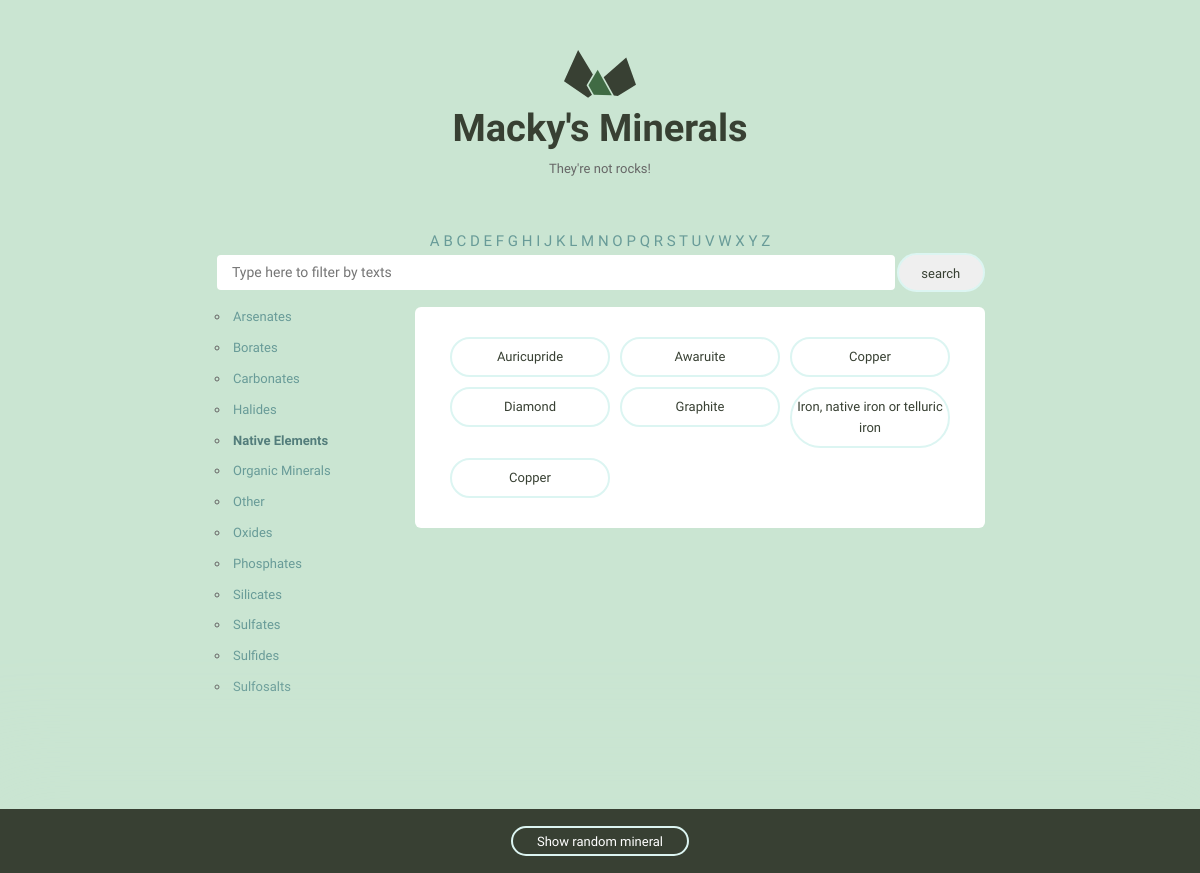
The page /?q_by_group=Native Elements on the database its author committed.
### website/models.py (models this page shows, shortened)
class Mineral(models.Model):
    name = models.CharField(max_length=255)
    image_filename = models.CharField(max_length=255)
    image_caption = models.TextField()
    category = models.CharField(max_length=255)
    formula = models.CharField(max_length=255)
    strunz_classification = models.CharField(max_length=255)
    crystal_system = models.CharField(max_length=255)
    unit_cell = models.CharField(max_length=255)
    color = models.CharField(max_length=10)
    crystal_symmetry = models.CharField(max_length=255)
    cleavage = models.CharField(max_length=255)
    mohs_scale_hardness = models.CharField(max_length=255)
    luster = models.CharField(max_length=255)
    streak = models.CharField(max_length=255)
    diaphaneity = models.CharField(max_length=255)
    optical_properties = models.CharField(max_length=255)
    refractive_index = models.CharField(max_length=255)
    crystal_habit = models.CharField(max_length=255)
    specific_gravity = models.CharField(max_length=255)
    group = models.CharField(max_length=255)

### website/views.py (the view)
# urls.py: url(r'^$', views.home_page, name="home"),
def home_page(request):
    alphabets = [chr(x) for x in range(97, 123)]
    group = Mineral.objects.order_by('group').values('group').distinct()
    q = request.GET.get('q', '')
    q_by_group = request.GET.get('q_by_group', '')
    if q:
        minerals = Mineral.objects.filter(name__istartswith=q)
    elif q_by_group:
        minerals = Mineral.objects.filter(group__iexact=q_by_group)
    else:
        try:
            minerals = Mineral.objects.all()
        except Mineral.DoesNotExist:
            minerals = []
    return render(request, 'website/home.html', {
        'minerals': minerals,
        'alphabets': alphabets,
        'group': group,
        'selected_group': q_by_group
        })

### website/templates/website/home.html
{% extends 'website/layout.html' %}
{% block precontent %}
    <div class="text-centered">
        {% for letter in alphabets %}
            <a href="?q={{ letter }}">{{ letter | upper }}</a>
        {% endfor %}
    </div>
    <form class="text-centered" method="GET" action="">
        <div style="display: flex;">
            <input type="text" name="q" style="flex-grow: grow;" placeholder="Type here to filter by texts">
            <input type="submit" value="search" class="minerals__anchor" style="width: 100px;">
        </div>
    </form>
{% endblock %}
{% block sidebar %}
    <ul>
        {% for item in group %}
            <li><a class="{% if selected_group == item.group %} selected {% endif %}" href="?q_by_group={{ item.group }}">{{ item.group }}</a></li>
        {% endfor %}
    </ul>
{% endblock %}
{% block content %}
    {% if minerals.count > 0 %}
        <ul class="minerals__container">
            {% for mineral in minerals %}
                <li class="minerals__item">
                    <a class="minerals__anchor" href="{% url 'mineral' mineral_pk=mineral.pk %}">{{ mineral.name }}</a>
                </li>
            {% endfor %}
        </ul>
    {% else %}
        <div class="minerals__container">
            No minerals found
        </div>
    {% endif %}
{% endblock %}

### assets/css/global.css (style rules this page uses)
html { font-family: sans-serif; -ms-text-size-adjust: 100%; -webkit-text-size-adjust: 100%; }
body { margin: 0; }
a { background-color: transparent; }
input { color: inherit; font: inherit; margin: 0; }
input[type="reset"], input[type="submit"] { -webkit-appearance: button; cursor: pointer; }
input { line-height: normal; }
html { font-size: 62.5%; }
body { background-color: #CAE5D2; font-size: 1.5em; line-height: 1.6; font-weight: 400; font-family: "Cousine"; color: #666; }
a { color: #689b98; text-decoration: none; -webkit-transition: color 0.2s; -moz-transition: color 0.2s; -ms-transition: color 0.2s; -o-transition: color 0.2s; transition: color 0.2s; }
input[type="text"] { background: #fff; width: 100%; color: #666; border-radius: 6px; border: 2px solid #CAE5D2; padding: 9px 15px 10px 15px; margin-bottom: 15px; outline: none; box-sizing: border-box; font-size: 1.4rem; font-family: "Work Sans", sans-serif; -webkit-appearance: none; -moz-appearance: none; appearance: none; -webkit-transition: 0.2s; -moz-transition: 0.2s; -ms-transition: 0.2s; -o-transition: 0.2s; transition: 0.2s; }
ul { list-style: circle inside; padding-left: 0; margin-top: 0; }
li { margin-bottom: 1rem; font-size: 1.3rem; }
input { margin-bottom: 1.5rem; }
table, p, ul { margin-bottom: 2.5rem; }
.text-centered { text-align: center; }
.minerals__container { background-color: #fff; border-radius: 6px; list-style: none; padding: 30px 30px 20px 30px; display: flex; flex-wrap: wrap; }
.minerals__container .minerals__anchor { margin: 0 5px; }
@media (min-width: 640px) { .minerals__container li { width: calc(100%/3); } }
.minerals__anchor { border: solid 2px #DCF5F2; border-radius: 100px; color: #384033; display: block; font-size: 13px; text-align: center; padding: 8px 0 7px 0; transition: background-color 200ms ease-in-out, font-weight 200ms ease-in-out, color 200ms ease-in-out; }
.selected { font-weight: bold; color: #537d7b; }

### rows shown on the page
Mineral: name "Auricupride"
Mineral: name "Awaruite"
Mineral: name "Copper"
Mineral: name "Diamond"
Mineral: name "Graphite"
Mineral: name "Iron, native iron or telluric iron"
Mineral: name "Copper"

### other values the page prints
{{ letter | upper }} "A" "B" "C" "D" "E" "F" "G" "H" "I" "J" "K" "L" "M" "N" "O" "P" "Q" "R" "S" "T" "U" "V" "W" "X" "Y" "Z"
{{ item.group }} "Arsenates" "Borates" "Carbonates" "Halides" "Native Elements" "Organic Minerals" "Other" "Oxides" "Phosphates" "Silicates" "Sulfates" "Sulfides" "Sulfosalts"
